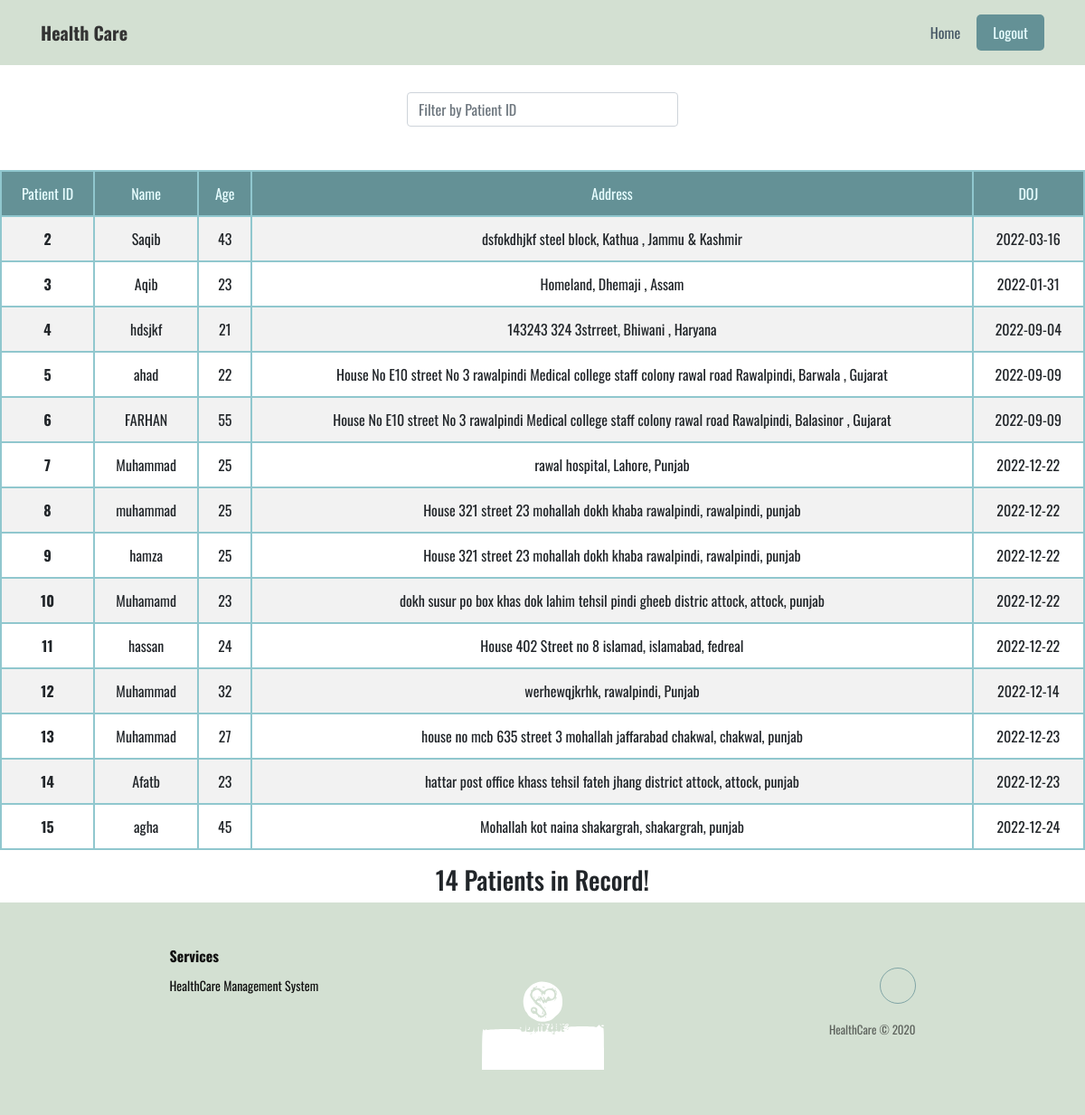
Screenshot of /ViewAllPatients (signed in) with the database file from the repository.
### Models.py (models this page shows, shortened)
class Patient_details(db.Model):
    id = db.Column(db.Integer, primary_key=True)
    name = db.Column(db.String(45), nullable=False)
    age = db.Column(db.Integer, nullable=False)
    ssn_id = db.Column(db.String(45), nullable=False, unique=True)
    admission_date = db.Column(db.Date, nullable=False)
    address = db.Column(db.String(45), nullable=False)
    city = db.Column(db.String(45), nullable=False)
    state = db.Column(db.String(45), nullable=False)
    status = db.Column(db.String(45), nullable=False)
    login_type = db.Column(db.String(5), nullable = False, default = 'P')

### Routes.py (the view)
@app.route("/ViewAllPatients")
def view_patient():
    patient = Patient_details.query.filter_by(status="Admitted")
    return render_template("view_patients.html", patients=patient)

### Routes.py (called while the page is built)
@app.context_processor
def inject_now():
    return {'now': date.today()}

### templates/view_patients.html (shortened to what this page needs)
{% extends 'layout.html' %}
{% block content %}
<div class="form-group" id="search_bar">
    <input type="text" class="search form-control" placeholder="Filter by Patient ID">
    <span class="counter"></span>
</div>
<br/>
<table class="table table-hover table-bordered results table-striped text-center" style="border-color: var(--dark)">
  <thead>
    <tr>
      <th>Patient ID</th>
      <th>Name</th>
      <th>Age</th>
      <th>Address</th>
      <th>DOJ</th>
    </tr>
  </thead>
  <tbody>
    {% for p in patients %}
    <tr>
      <th scope="row">{{p.id}}</th>
      <td>{{p.name}}</td>
      <td>{{p.age}}</td>
      <td>{{p.address}}, {{p.city}}, {{p.state}}</td>
      <td>{{p.admission_date}}</td>
    </tr>
    {% endfor %}
  </tbody>
</table>
<div class="text-center" style="margin-top: 0.5em;">
  <h3>
    {{ patients.count() }} Patients in Record!
  </h3>
</div>
{% endblock %}

### static/css/styles.css (style rules this page uses)
:root { --main-color: #d3e0d2; --dark: #111; --origin: #649196; --darkless: #90c7ce; --light: #e7fdff; --grey: rgb(136, 136, 136); }
body { font-family: 'Oswald', sans-serif !important; }
.form-group { margin-bottom: .8rem; }
.counter { padding: 8px; color: #ccc; margin: -10px auto 0px; }
table { max-width: 1200px; width: 95vw; margin: 0 auto; }
thead tr th { font-weight: normal; background-color: var(--origin) !important; color: var(--light) !important; }
#search_bar { width: 300px; margin: 30px auto 0px auto; }
table.table-bordered > thead > tr > th { border:2px solid var(--darkless); }
table.table-bordered > tbody > tr > td { border:2px solid var(--darkless); }
table.table-bordered > tbody > tr > th { border:2px solid var(--darkless); }

### rows the page displays
Patient_details: id "2", name "Saqib", age "43", address "dsfokdhjkf steel block", city "Kathua", state "Jammu & Kashmir", admission_date "2022-03-16"
Patient_details: id "3", name "Aqib", age "23", address "Homeland", city "Dhemaji", state "Assam", admission_date "2022-01-31"
Patient_details: id "4", name "hdsjkf", age "21", address "143243 324 3strreet", city "Bhiwani", state "Haryana", admission_date "2022-09-04"
Patient_details: id "5", name "ahad", age "22", address "House No E10 street No 3 rawalpindi Medical college staff colony rawal road Rawalpindi", city "Barwala", state "Gujarat", admission_date "2022-09-09"
Patient_details: id "6", name "FARHAN", age "55", address "House No E10 street No 3 rawalpindi Medical college staff colony rawal road Rawalpindi", city "Balasinor", state "Gujarat", admission_date "2022-09-09"
Patient_details: id "7", name "Muhammad", age "25", address "rawal hospital", city "Lahore", state "Punjab", admission_date "2022-12-22"
Patient_details: id "8", name "muhammad", age "25", address "House 321 street 23 mohallah dokh khaba rawalpindi", city "rawalpindi", state "punjab", admission_date "2022-12-22"
Patient_details: id "9", name "hamza", age "25", address "House 321 street 23 mohallah dokh khaba rawalpindi", city "rawalpindi", state "punjab", admission_date "2022-12-22"
Patient_details: id "10", name "Muhamamd", age "23", address "dokh susur po box khas dok lahim tehsil pindi gheeb distric attock", city "attock", state "punjab", admission_date "2022-12-22"
Patient_details: id "11", name "hassan", age "24", address "House 402 Street no 8 islamad", city "islamabad", state "fedreal", admission_date "2022-12-22"
Patient_details: id "12", name "Muhammad", age "32", address "werhewqjkrhk", city "rawalpindi", state "Punjab", admission_date "2022-12-14"
Patient_details: id "13", name "Muhammad", age "27", address "house no mcb 635 street 3 mohallah jaffarabad chakwal", city "chakwal", state "punjab", admission_date "2022-12-23"
Patient_details: id "14", name "Afatb", age "23", address "hattar post office khass tehsil fateh jhang district attock", city "attock", state "punjab", admission_date "2022-12-23"
Patient_details: id "15", name "agha", age "45", address "Mohallah kot naina shakargrah", city "shakargrah", state "punjab", admission_date "2022-12-24"

### other values shown
{{ patients.count() }} "14"
